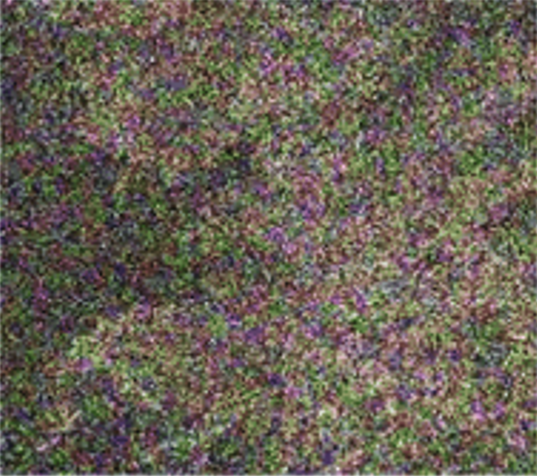
#> input picture DataSets/GaussianNoise/3.png, 537 x 476 px
$ python Master.py
#> lines starting #> are read from the running program, lines starting #| are printed output that depends on the picture
import cv2
import numpy as np
import matplotlib.pyplot as plt

def normalize_histogram(hist, target_max):
    max_freq = max(hist)
    scaling_factor = target_max / max_freq
    return [int(value * scaling_factor) for value in hist]

# Read the noisy input image (replace '2.png' with the actual image file name)
noisy_image = cv2.imread('3.png', cv2.IMREAD_GRAYSCALE)
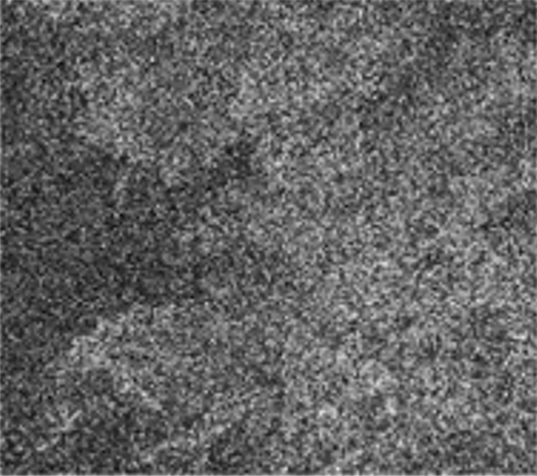
#> noisy_image: shape (476, 537); min 0, max 229, mean 99.1

# Calculate the noise histogram
noise_histogram = np.zeros(256, dtype=int)
for y in range(noisy_image.shape[0]):
    for x in range(noisy_image.shape[1]):
        pixel_value = noisy_image[y, x]
        noise_histogram[pixel_value] += 1
#> after the loop, noise_histogram = 256 values, max 5655 at index 80, min 0 at index 1, mean 998.5

# Set the target maximum frequency for all histograms
target_max_frequency = 1000  # Adjust as needed

# Normalize the histogram to have the same maximum frequency
normalized_histogram = normalize_histogram(noise_histogram, target_max_frequency)
#> in normalize_histogram, `max_freq = max(hist)`: max_freq = 5655
#> in normalize_histogram, `scaling_factor = target_max / max_freq`: scaling_factor = 0.177
#> normalized_histogram = 256 values, max 1000 at index 80, min 0 at index 0, mean 176.2

# Display the noisy image
plt.figure(figsize=(8, 6))
plt.subplot(2, 1, 1)
plt.imshow(noisy_image, cmap='gray')
plt.title('Noisy Image')

# Display the histogram
plt.subplot(2, 1, 2)
plt.bar(range(256), normalized_histogram, width=1, color='blue')
plt.title('Normalized Histogram of Noisy Image')
plt.xlabel('Pixel Value')
plt.ylabel('Frequency')

# Show the plots
plt.tight_layout()
plt.show()
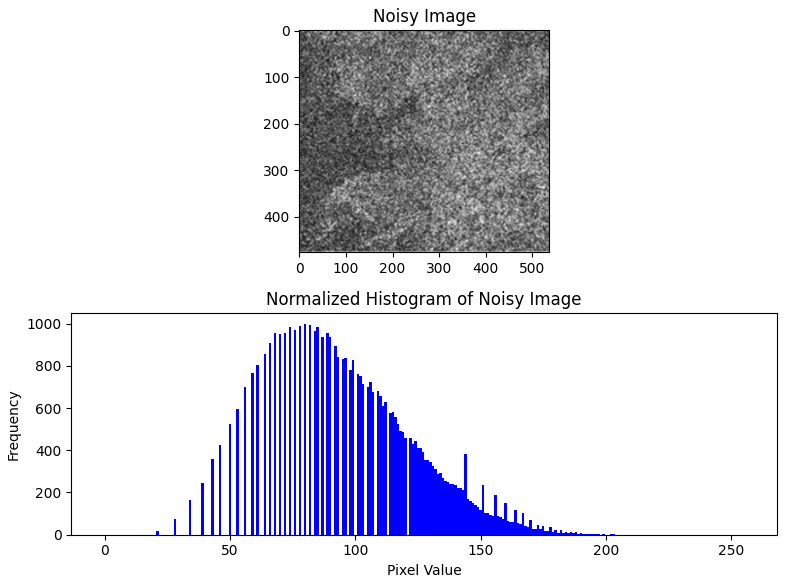
#> figure drawn by matplotlib, 2 panels; panel 2: tallest bar 1000 high, from x = 79.5 to 80.5

$ run again, with DataSets/GaussianNoise/2.png copied over DataSets/GaussianNoise/3.png
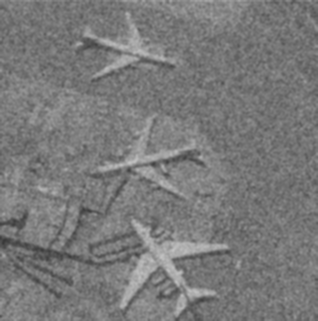
#> input picture DataSets/GaussianNoise/2.png, 318 x 321 px
#> noisy_image is the input picture: shape (321, 318); min 56, max 194, mean 121.7
#> after the loop `for y in range(noisy_image.shape[0]):`: noise_histogram = 256 values, max 3535 at index 120, min 0 at index 0, mean 398.7
#> max_freq = 3535
#> scaling_factor = 0.283
#> normalized_histogram = 256 values, max 1000 at index 120, min 0 at index 0, mean 112.5
#> `plt.show()`:
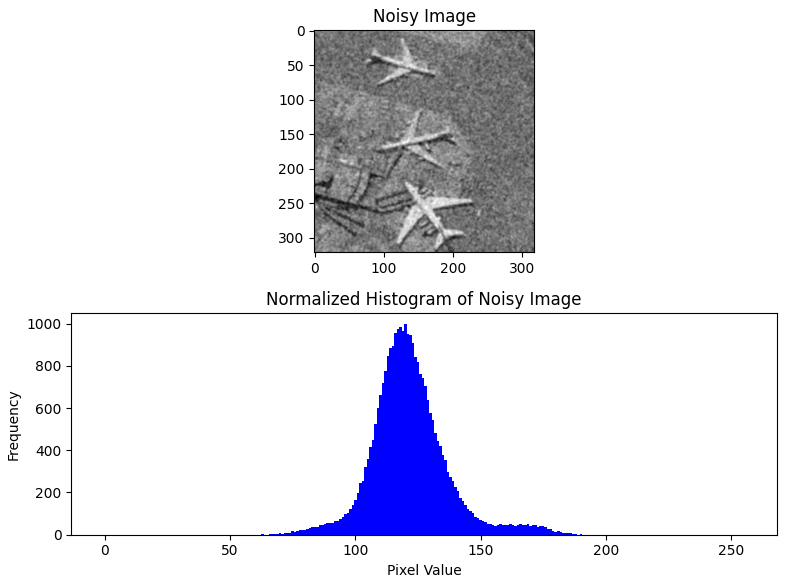
#> figure drawn by matplotlib, 2 panels; panel 2: tallest bar 1000 high, from x = 119.5 to 120.5

$ run again, with DataSets/GaussianNoise/4.png copied over DataSets/GaussianNoise/3.png
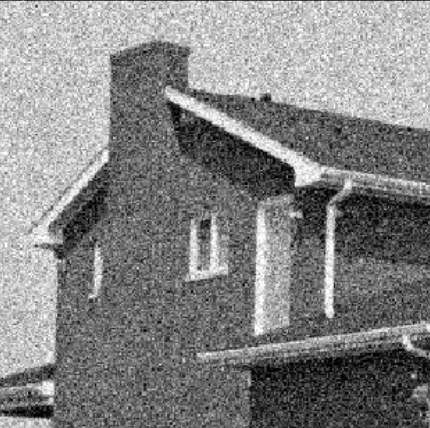
#> input picture DataSets/GaussianNoise/4.png, 430 x 428 px
#> after the loop `for y in range(noisy_image.shape[0]):`: noise_histogram = 256 values, max 1460 at index 96, min 89 at index 255, mean 718.9
#> max_freq = 1460
#> scaling_factor = 0.685
#> normalized_histogram = 256 values, max 1000 at index 96, min 60 at index 255, mean 491.9
#> `plt.show()`:
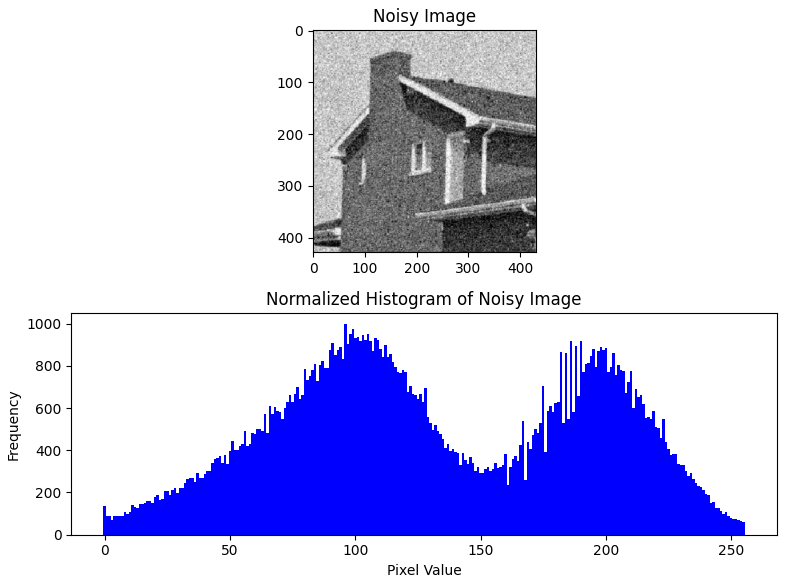
#> figure drawn by matplotlib, 2 panels; panel 2: tallest bar 1000 high, from x = 95.5 to 96.5

$ run again, with DataSets/GaussianNoise/4_original.png copied over DataSets/GaussianNoise/3.png
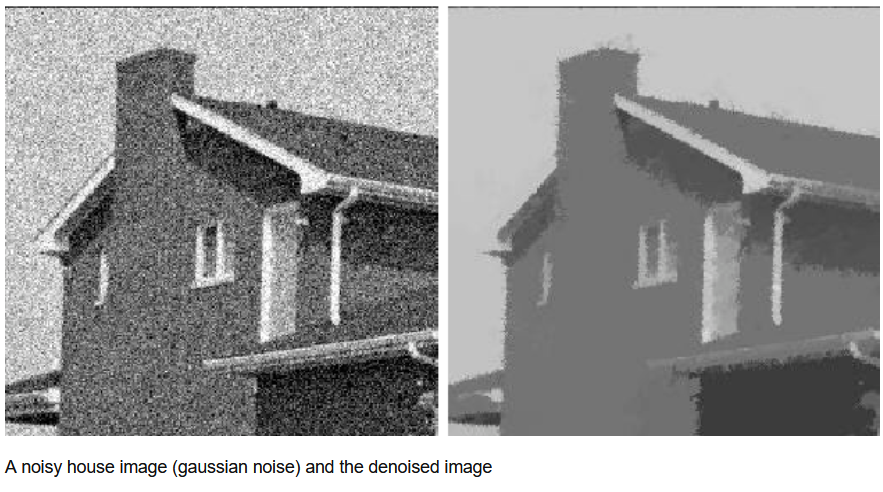
#> input picture DataSets/GaussianNoise/4_original.png, 883 x 492 px
#> after the loop `for y in range(noisy_image.shape[0]):`: noise_histogram = 256 values, max 58193 at index 255, min 101 at index 254, mean 1697
#> max_freq = 58193
#> scaling_factor = 0.0172
#> normalized_histogram = 256 values, max 1000 at index 255, min 1 at index 3, mean 28.66
#> `plt.show()`:
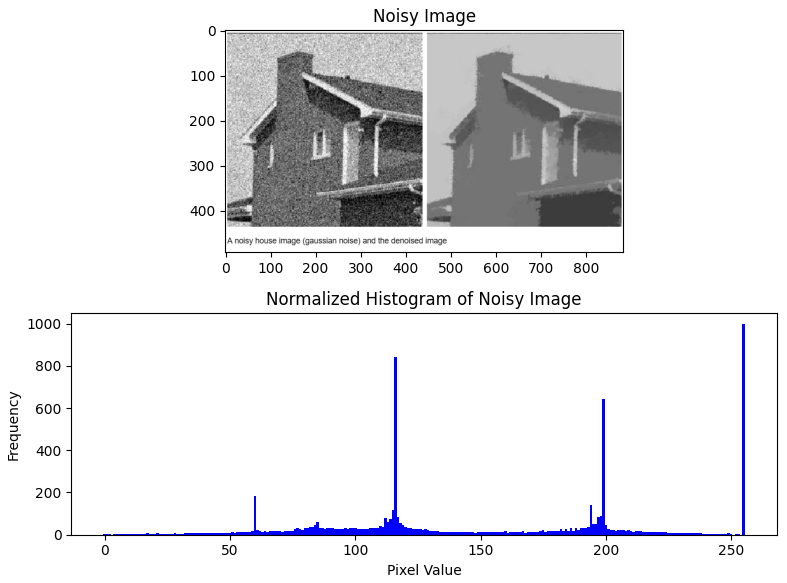
#> figure drawn by matplotlib, 2 panels; panel 2: tallest bar 1000 high, from x = 254.5 to 255.5
